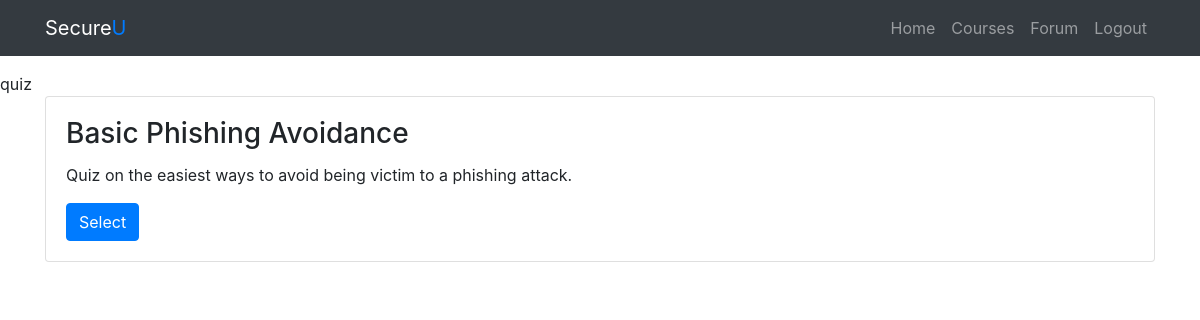
Page /content.php?course_id=3&unit_id=4 (signed in) on the committed database.
### tables this page shows
CREATE TABLE `quizzes` (
  `quiz_id` int(11) NOT NULL,
  `quiz_name` varchar(200) NOT NULL,
  `quiz_desc` varchar(300) NOT NULL,
  `quiz_tip` varchar(300) NOT NULL,
  `quiz_question_total` int(11) NOT NULL,
  `quiz_credits` int(11) NOT NULL,
  `unit_id` int(11) NOT NULL,
  `user_id` int(11) NOT NULL
);

### content.php (the view, shortened to what this page needs)
<?php
if (isset($_GET["course_id"]) && isset($_GET["unit_id"])) {
    $course_id = $_GET["course_id"];
    $unit_id = $_GET["unit_id"];
}
require "db_connect.php";
$sql = "SELECT * FROM `content` WHERE unit_id = $unit_id";
$result = mysqli_query($conn, $sql);
if (mysqli_num_rows($result) > 0) {
    while ($row = mysqli_fetch_assoc($result)) {
        $content_name = $row["content_name"];
    }
    $page_title = "$content_name";
    $content = "content";
} else {
    $sql = "SELECT * FROM `quizzes` WHERE unit_id = $unit_id";
    $result = mysqli_query($conn, $sql);
    if (mysqli_num_rows($result) > 0) {
        $content = "quiz";
    }
}
include "header.php";
?>
<?php include "navbar.php"; ?>
<?php
echo $content;
            ?>
<div class="container">
    <?php
    if ($content = "quiz") {
        $sql = "SELECT * FROM `quizzes` WHERE unit_id = $unit_id";
        $result = mysqli_query($conn, $sql);
        if (mysqli_num_rows($result) > 0) {
            while ($row = mysqli_fetch_assoc($result)) {
                $quiz_id = $row["quiz_id"];
                $quiz_name = $row["quiz_name"];
                $quiz_desc = $row["quiz_desc"];
                $quiz_link = "instructions.php?course_id=$course_id&unit_id=$unit_id&quiz_id=$quiz_id";
                ?>
                <div class="card">
                    <div class="card-body ">
                        <h3 class="card-title"><?php echo $quiz_name; ?></h3>
                        <p class="card-text"> <?php echo $quiz_desc; ?></p>
                        <a class="btn btn-primary" href="<?php echo $quiz_link; ?>">Select</a>
                    </div>
                </div>
            <?php
            }
        }
    } else {
        echo "No quiz found.";
    }
    ?>
</div>

### rows in the picture
quizzes: quiz_name "Basic Phishing Avoidance", quiz_desc "Quiz on the easiest ways to avoid being victim to a phishing attack."

### other values in the picture
$content "quiz"
